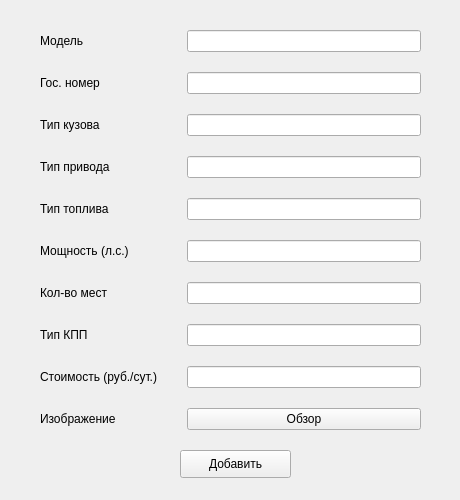
<?xml version="1.0" encoding="UTF-8"?>
<ui version="4.0">
 <class>veh_form</class>
 <widget class="QWidget" name="veh_form">
  <property name="geometry">
   <rect>
    <x>0</x>
    <y>0</y>
    <width>460</width>
    <height>500</height>
   </rect>
  </property>
  <property name="minimumSize">
   <size>
    <width>460</width>
    <height>500</height>
   </size>
  </property>
  <property name="maximumSize">
   <size>
    <width>460</width>
    <height>500</height>
   </size>
  </property>
  <property name="windowTitle">
   <string>Form</string>
  </property>
  <widget class="QWidget" name="formLayoutWidget">
   <property name="geometry">
    <rect>
     <x>40</x>
     <y>30</y>
     <width>381</width>
     <height>408</height>
    </rect>
   </property>
   <layout class="QFormLayout" name="formLayout">
    <property name="horizontalSpacing">
     <number>30</number>
    </property>
    <property name="verticalSpacing">
     <number>20</number>
    </property>
    <item row="0" column="0">
     <widget class="QLabel" name="name_l">
      <property name="text">
       <string>Модель</string>
      </property>
     </widget>
    </item>
    <item row="1" column="0">
     <widget class="QLabel" name="number_plate_l">
      <property name="text">
       <string>Гос. номер</string>
      </property>
     </widget>
    </item>
    <item row="2" column="0">
     <widget class="QLabel" name="body_type_l">
      <property name="text">
       <string>Тип кузова</string>
      </property>
     </widget>
    </item>
    <item row="3" column="0">
     <widget class="QLabel" name="wheel_drive_l">
      <property name="text">
       <string>Тип привода</string>
      </property>
     </widget>
    </item>
    <item row="4" column="0">
     <widget class="QLabel" name="fuel_type_l">
      <property name="text">
       <string>Тип топлива</string>
      </property>
     </widget>
    </item>
    <item row="5" column="0">
     <widget class="QLabel" name="powet_hp_l">
      <property name="text">
       <string>Мощность (л.с.)</string>
      </property>
     </widget>
    </item>
    <item row="6" column="0">
     <widget class="QLabel" name="n_seat_l">
      <property name="text">
       <string>Кол-во мест</string>
      </property>
     </widget>
    </item>
    <item row="7" column="0">
     <widget class="QLabel" name="gearbox_type_l">
      <property name="text">
       <string>Тип КПП</string>
      </property>
     </widget>
    </item>
    <item row="8" column="0">
     <widget class="QLabel" name="rental_price_l">
      <property name="text">
       <string>Стоимость (руб./сут.)</string>
      </property>
     </widget>
    </item>
    <item row="9" column="0">
     <widget class="QLabel" name="img">
      <property name="text">
       <string>Изображение</string>
      </property>
     </widget>
    </item>
    <item row="0" column="1">
     <widget class="QLineEdit" name="name_v"/>
    </item>
    <item row="1" column="1">
     <widget class="QLineEdit" name="number_plate_v"/>
    </item>
    <item row="2" column="1">
     <widget class="QLineEdit" name="body_type_v"/>
    </item>
    <item row="3" column="1">
     <widget class="QLineEdit" name="wheel_drive_v"/>
    </item>
    <item row="4" column="1">
     <widget class="QLineEdit" name="fuel_type_v"/>
    </item>
    <item row="5" column="1">
     <widget class="QLineEdit" name="power_hp_v"/>
    </item>
    <item row="6" column="1">
     <widget class="QLineEdit" name="n_seat_v"/>
    </item>
    <item row="7" column="1">
     <widget class="QLineEdit" name="gearbox_type_v"/>
    </item>
    <item row="8" column="1">
     <widget class="QLineEdit" name="rental_price_v"/>
    </item>
    <item row="9" column="1">
     <widget class="QPushButton" name="find_img_btn">
      <property name="text">
       <string>Обзор</string>
      </property>
     </widget>
    </item>
   </layout>
  </widget>
  <widget class="QPushButton" name="add_btn">
   <property name="geometry">
    <rect>
     <x>180</x>
     <y>450</y>
     <width>111</width>
     <height>28</height>
    </rect>
   </property>
   <property name="text">
    <string>Добавить</string>
   </property>
  </widget>
 </widget>
 <resources/>
 <connections/>
</ui>
